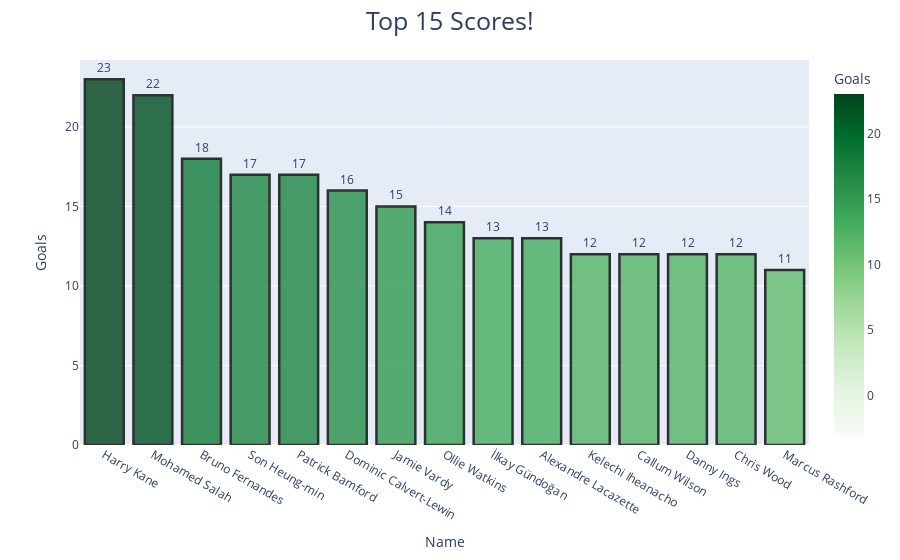

Notebook code cell kept with this figure:
### Code cell
goals = px.bar(data_frame=premier.nlargest(15, 'Goals')[['Goals', 'Name']], 
              x='Name', y='Goals', color='Goals', text="Goals", color_continuous_scale='greens', 
              color_continuous_midpoint=10, opacity=0.8)
goals.update_layout(title_text="Top 15 Scores!", title_x=0.5, title_font=dict(size=25))
goals.update_traces(marker=dict(line=dict(color='#000000', width=2.5)), 
                    texttemplate='%{text:.2s}', textposition='outside')
goals.show()

### Figure 1 — Plotly figure (JSON) as saved in the notebook; plotly's stock layout.template omitted (floating-point values rounded to 4 significant figures)
{"data": [{"hovertemplate": "Name=%{x}<br>Goals=%{marker.color}<extra></extra>", "legendgroup": "", "marker": {"color": [23, 22, 18, 17, 17, 16, 15, 14, 13, 13, 12, 12, 12, 12, 11], "coloraxis": "coloraxis", "line": {"color": "#000000", "width": 2.5}, "opacity": 0.8, "pattern": {"shape": ""}}, "name": "", "orientation": "v", "showlegend": false, "text": [23.0, 22.0, 18.0, 17.0, 17.0, 16.0, 15.0, 14.0, 13.0, 13.0, 12.0, 12.0, 12.0, 12.0, 11.0], "textposition": "outside", "texttemplate": "%{text:.2s}", "type": "bar", "x": ["Harry Kane", "Mohamed Salah", "Bruno Fernandes", "Son Heung-min", "Patrick Bamford", "Dominic Calvert-Lewin", "Jamie Vardy", "Ollie Watkins", "İlkay Gündoğan", "Alexandre Lacazette", "Kelechi Iheanacho", "Callum Wilson", "Danny Ings", "Chris Wood", "Marcus Rashford"], "xaxis": "x", "y": [23, 22, 18, 17, 17, 16, 15, 14, 13, 13, 12, 12, 12, 12, 11], "yaxis": "y"}], "layout": {"barmode": "relative", "coloraxis": {"cmid": 10, "colorbar": {"title": {"text": "Goals"}}, "colorscale": [[0, "rgb(247,252,245)"], [0.125, "rgb(229,245,224)"], [0.25, "rgb(199,233,192)"], [0.375, "rgb(161,217,155)"], [0.5, "rgb(116,196,118)"], [0.625, "rgb(65,171,93)"], [0.75, "rgb(35,139,69)"], [0.875, "rgb(0,109,44)"], [1, "rgb(0,68,27)"]]}, "legend": {"tracegroupgap": 0}, "margin": {"t": 60}, "title": {"font": {"size": 25}, "text": "Top 15 Scores!", "x": 0.5}, "xaxis": {"anchor": "y", "domain": [0, 1], "title": {"text": "Name"}}, "yaxis": {"anchor": "x", "domain": [0, 1], "title": {"text": "Goals"}}}}
